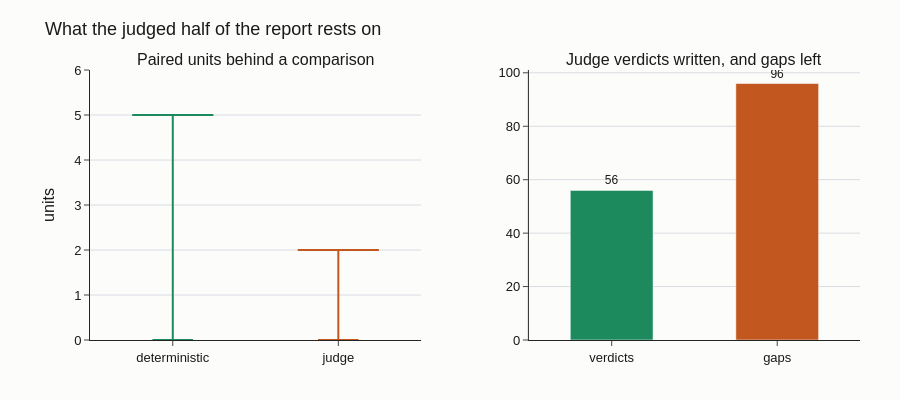

Notebook cell for this chart:
### Markdown cell above
## 7. What the judged half rests on

### Code cell
"""How many paired units each kind of finding rests on."""
counts = {}
for row in summary:
    if row["ablation"] == BASELINE:
        continue
    method = row["evaluation_method"]
    paired = number(row.get("paired_n")) or 0
    counts.setdefault(method, []).append(paired)

gaps = read("judge/missing.csv") if (RUN / "judge" / "missing.csv").is_file() else []
verdicts = len(list((RUN / "judge" / "verdicts").rglob("*.json")))

figure = make_subplots(
    rows=1,
    cols=2,
    subplot_titles=[
        "Paired units behind a comparison",
        "Judge verdicts written, and gaps left",
    ],
    horizontal_spacing=0.14,
)
for method, colour in (("deterministic", "#1d8a5e"), ("judge", "#c2571f")):
    values = counts.get(method, [])
    if not values:
        continue
    figure.add_trace(
        go.Box(
            y=values,
            name=method,
            boxpoints=False,
            line=dict(color=colour, width=2),
            fillcolor="rgba(0,0,0,0)",
            showlegend=False,
        ),
        row=1,
        col=1,
    )
figure.add_trace(
    go.Bar(
        x=["verdicts", "gaps"],
        y=[verdicts, len(gaps)],
        marker=dict(color=["#1d8a5e", "#c2571f"]),
        text=[str(verdicts), str(len(gaps))],
        textposition="outside",
        textfont=dict(size=12, color=INK),
        showlegend=False,
        width=0.5,
    ),
    row=1,
    col=2,
)
figure.update_yaxes(
    title="units", range=[0, 6], gridcolor=LINE, showgrid=True, row=1, col=1
)
figure.update_yaxes(gridcolor=LINE, showgrid=True, row=1, col=2)
figure.update_layout(
    **LAYOUT,
    title="What the judged half of the report rests on",
    height=400,
    bargap=0.4,
)
figure.show()

### Figure 1 — Plotly figure (JSON) as saved in the notebook; plotly's stock layout.template omitted (floating-point values rounded to 4 significant figures; data arrays with more than 128 entries replaced by an {"elided": "..."} marker saying what was removed)
{"data": [{"boxpoints": false, "fillcolor": "rgba(0,0,0,0)", "line": {"color": "#1d8a5e", "width": 2}, "name": "deterministic", "showlegend": false, "type": "box", "xaxis": "x", "y": {"elided": "159 float values"}, "yaxis": "y"}, {"boxpoints": false, "fillcolor": "rgba(0,0,0,0)", "line": {"color": "#c2571f", "width": 2}, "name": "judge", "showlegend": false, "type": "box", "xaxis": "x", "y": [2.0, 2.0, 2.0, 0, 2.0, 2.0, 2.0, 2.0, 2.0, 2.0, 2.0, 2.0, 2.0, 2.0, 2.0, 2.0, 2.0, 2.0, 2.0, 2.0, 2.0, 2.0, 2.0, 2.0, 2.0, 2.0, 2.0, 2.0, 0, 2.0, 2.0, 2.0, 2.0, 2.0, 2.0, 2.0, 2.0, 2.0, 0, 2.0, 2.0, 2.0, 2.0, 2.0, 2.0, 2.0, 2.0, 2.0, 2.0, 2.0, 2.0, 2.0, 2.0, 2.0, 2.0, 2.0, 2.0, 2.0, 2.0, 2.0, 2.0, 2.0, 2.0, 0, 2.0, 2.0, 2.0, 2.0, 2.0, 2.0, 2.0, 2.0, 2.0, 0, 2.0, 2.0, 2.0, 2.0, 2.0, 2.0, 2.0, 2.0, 2.0, 2.0, 2.0, 2.0, 2.0, 2.0, 2.0, 2.0, 2.0, 2.0, 2.0, 2.0, 2.0, 2.0, 2.0, 2.0, 0, 2.0, 2.0, 2.0, 2.0, 2.0, 2.0], "yaxis": "y"}, {"marker": {"color": ["#1d8a5e", "#c2571f"]}, "showlegend": false, "text": ["56", "96"], "textfont": {"color": "#1a1a19", "size": 12}, "textposition": "outside", "type": "bar", "width": 0.5, "x": ["verdicts", "gaps"], "xaxis": "x2", "y": [56, 96], "yaxis": "y2"}], "layout": {"annotations": [{"font": {"size": 16}, "showarrow": false, "text": "Paired units behind a comparison", "x": 0.215, "xanchor": "center", "xref": "paper", "y": 1.0, "yanchor": "bottom", "yref": "paper"}, {"font": {"size": 16}, "showarrow": false, "text": "Judge verdicts written, and gaps left", "x": 0.785, "xanchor": "center", "xref": "paper", "y": 1.0, "yanchor": "bottom", "yref": "paper"}], "bargap": 0.4, "font": {"color": "#1a1a19", "family": "Helvetica, Arial, sans-serif", "size": 13}, "height": 400, "legend": {"font": {"size": 12}, "orientation": "h", "x": 0, "y": 1.08}, "margin": {"b": 60, "l": 90, "r": 40, "t": 70}, "paper_bgcolor": "#fcfcfb", "plot_bgcolor": "#fcfcfb", "title": {"text": "What the judged half of the report rests on"}, "xaxis": {"anchor": "y", "domain": [0.0, 0.43]}, "xaxis2": {"anchor": "y2", "domain": [0.57, 1.0]}, "yaxis": {"anchor": "x", "domain": [0.0, 1.0], "gridcolor": "#d9dce1", "range": [0, 6], "showgrid": true, "title": {"text": "units"}}, "yaxis2": {"anchor": "x2", "domain": [0.0, 1.0], "gridcolor": "#d9dce1", "showgrid": true}}}
